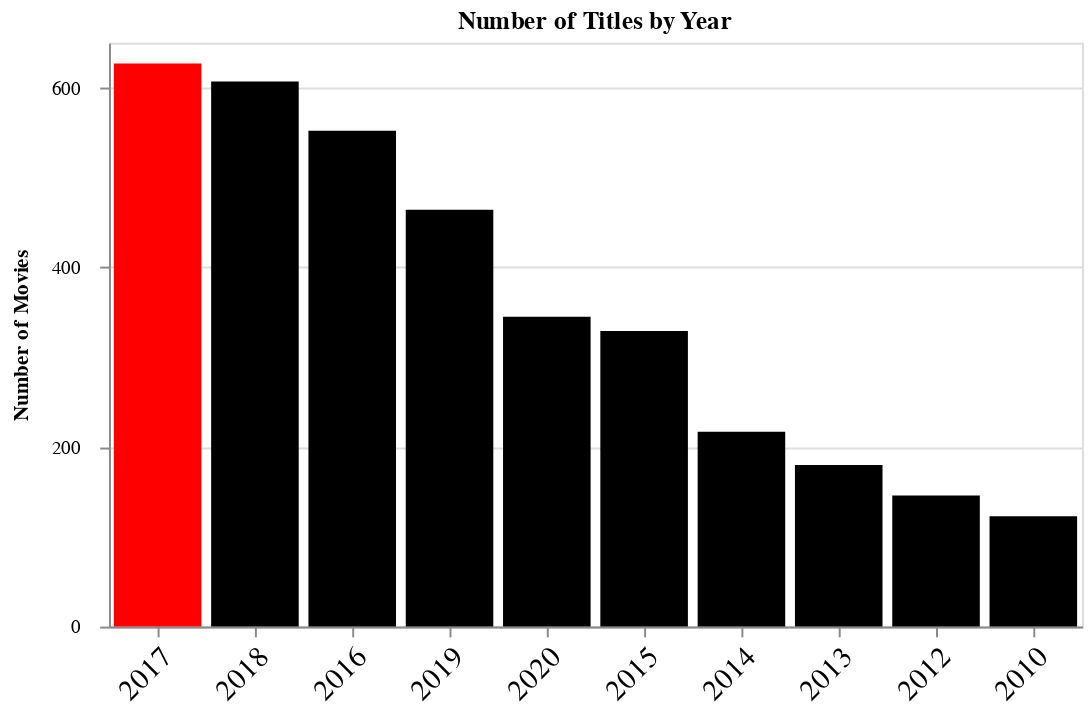

The cell this chart's notebook holds for it:
### Code cell
titles_by_year = alt.Chart(movies_over_time,
                              height=300,
                              width=500,
                              title='Number of Titles by Year').transform_window(
    rank='rank(title)',
    sort=[alt.SortField('title', order='descending')]
).transform_filter(
    alt.datum.rank <=10
).mark_bar(color='red').encode(
    y=alt.Y('title:Q',
           axis=alt.Axis(title='Number of Movies',
                         tickCount=4,
                         labelPadding=10,
                        titlePadding=10)),
    x=alt.X('release_year:N',
           sort=alt.EncodingSortField('title',order='descending'),
           title=None,
           axis=alt.Axis(
                        labelAngle=-45,
               labelFontSize=15
           )),
    color=alt.condition(
        alt.datum.rank == 1,
        alt.value('red'),
        alt.value('black')
    ),
    tooltip=['release_year:N', 'title']
)

titles_by_year

### Figure 1 — Vega-Lite specification as saved in the notebook (floating-point values rounded to 4 significant figures)
{"config": {"view": {"continuousWidth": 400, "continuousHeight": 300}}, "data": {"name": "data-ca6a5821afc3c89b2a0b358664a0593b"}, "mark": {"type": "bar", "color": "red"}, "encoding": {"color": {"condition": {"value": "red", "test": "(datum.rank === 1)"}, "value": "black"}, "tooltip": [{"type": "nominal", "field": "release_year"}, {"type": "quantitative", "field": "title"}], "x": {"type": "nominal", "axis": {"labelAngle": -45, "labelFontSize": 15}, "field": "release_year", "sort": {"field": "title", "order": "descending"}, "title": null}, "y": {"type": "quantitative", "axis": {"labelPadding": 10, "tickCount": 4, "title": "Number of Movies", "titlePadding": 10}, "field": "title"}}, "height": 300, "title": "Number of Titles by Year", "transform": [{"window": [{"op": "rank", "field": "title", "as": "rank"}], "sort": [{"field": "title", "order": "descending"}]}, {"filter": "(datum.rank <= 10)"}], "width": 500, "$schema": "https://vega.github.io/schema/vega-lite/v4.8.1.json", "datasets": {"data-ca6a5821afc3c89b2a0b358664a0593b": [{"release_year": 1942, "title": 1}, {"release_year": 1944, "title": 1}, {"release_year": 1945, "title": 1}, {"release_year": 1946, "title": 1}, {"release_year": 1947, "title": 1}, {"release_year": 1954, "title": 2}, {"release_year": 1955, "title": 3}, {"release_year": 1956, "title": 2}, {"release_year": 1958, "title": 3}, {"release_year": 1959, "title": 1}, {"release_year": 1960, "title": 3}, {"release_year": 1962, "title": 3}, {"release_year": 1963, "title": 1}, {"release_year": 1964, "title": 1}, {"release_year": 1965, "title": 2}, {"release_year": 1966, "title": 1}, {"release_year": 1967, "title": 4}, {"release_year": 1968, "title": 3}, {"release_year": 1969, "title": 2}, {"release_year": 1970, "title": 2}, {"release_year": 1971, "title": 5}, {"release_year": 1972, "title": 3}, {"release_year": 1973, "title": 10}, {"release_year": 1974, "title": 6}, {"release_year": 1975, "title": 6}, {"release_year": 1976, "title": 8}, {"release_year": 1977, "title": 5}, {"release_year": 1978, "title": 6}, {"release_year": 1979, "title": 9}, {"release_year": 1980, "title": 9}, {"release_year": 1981, "title": 8}, {"release_year": 1982, "title": 14}, {"release_year": 1983, "title": 8}, {"release_year": 1984, "title": 8}, {"release_year": 1985, "title": 7}, {"release_year": 1986, "title": 8}, {"release_year": 1987, "title": 7}, {"release_year": 1988, "title": 14}, {"release_year": 1989, "title": 12}, {"release_year": 1990, "title": 14}, {"release_year": 1991, "title": 14}, {"release_year": 1992, "title": 16}, {"release_year": 1993, "title": 16}, {"release_year": 1994, "title": 14}, {"release_year": 1995, "title": 16}, {"release_year": 1996, "title": 15}, {"release_year": 1997, "title": 26}, {"release_year": 1998, "title": 26}, {"release_year": 1999, "title": 26}, {"release_year": 2000, "title": 30}, {"release_year": 2001, "title": 31}, {"release_year": 2002, "title": 39}, {"release_year": 2003, "title": 39}, {"release_year": 2004, "title": 50}, {"release_year": 2005, "title": 59}, {"release_year": 2006, "title": 72}, {"release_year": 2007, "title": 69}, {"release_year": 2008, "title": 99}, {"release_year": 2009, "title": 101}, {"release_year": 2010, "title": 123}, {"release_year": 2011, "title": 117}, {"release_year": 2012, "title": 146}, {"release_year": 2013, "title": 180}, {"release_year": 2014, "title": 217}, {"release_year": 2015, "title": 329}, {"release_year": 2016, "title": 552}, {"release_year": 2017, "title": 627}, {"release_year": 2018, "title": 607}, {"release_year": 2019, "title": 464}, {"release_year": 2020, "title": 345}, {"release_year": 2021, "title": 3}]}}
